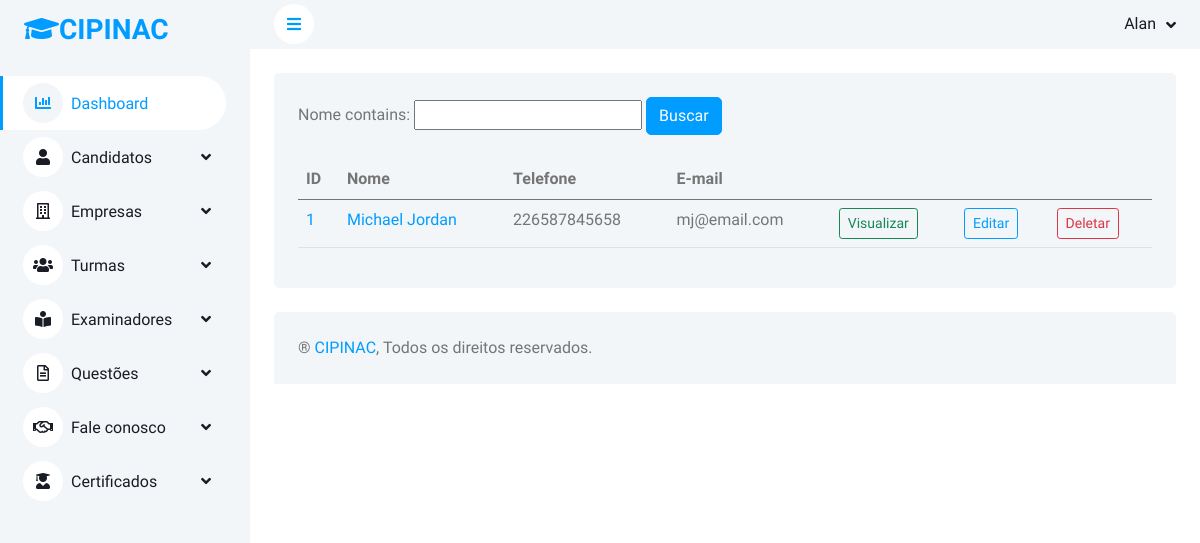
The app's page /buscar/examinador (signed in) with its own data.
### alunos/models.py (models this page shows, shortened)
class Examinador(models.Model):
    nome = models.CharField(max_length=50)
    telefone = models.CharField(max_length=50, null=True, blank=True)
    email = models.EmailField(max_length=50, null=True, blank=True)
    observacoes = models.TextField(null=True, blank=True)

### alunos/views.py (the view)
# urls.py: path('buscar/examinador',views.view_examinador, name="view_examinador"),
@login_required(login_url='index')
def view_examinador(request):
    object_list = Examinador.objects.all()
    examinador_list = ExaminadorFilter(request.GET, queryset=object_list)
    context = {
        'object_list': object_list,
        'filter': examinador_list,
    }
    return render(request, 'view-examinador.html', context)

### templates/view-examinador.html (shortened to what this page needs)
{% extends 'base.html' %}
{% load widget_tweaks %}
{% load static %}
{% block content %}
                    <div class="container-fluid pt-4 px-4">
                        <div class="bg-light rounded h-100 p-4">
                            <form method="get">
                                {{filter.form}}
                                <input type="submit"  class="btn btn-primary" value="Buscar">
                            </form></br>
                        <div class="table-responsive">
                    <table class="table">
                    <thead>
                        <tr>
                            <th>ID</th>
                            <th>Nome</th>
                            <th>Telefone</th>
                            <th>E-mail</th>
                            <th></th>
                            <th></th>
                            <th></th>
                        </tr>
                    </thead>
                    <tbody>
                        {% for examinador in filter.qs %}
                        <tr>
                            <td>
                                <a href="">
                                    {{examinador.id}}
                                </a>
                            </td>
                                <td>
                                    <a href="">
                                        {{examinador.nome}}
                                    </a>
                                </td>
                                <td>
                                    {{examinador.telefone}}
                                </td>
                                <td>
                                    {{examinador.email}}
                                </td>
                            <td>
                                <a href="{% url 'visualizar_examinador' examinador.id %}">
                                    <input type="submit" class="btn btn-outline-success btn-sm" value="Visualizar">
                                </a>
                            </td>
                            <td>
                                <a href="{% url 'update_examinador' examinador.id %}">
                                    <input type="submit" class="btn btn-outline-primary btn-sm" value="Editar">
                                </a>
                            </td>
                            <td>
                                <a href="{% url 'delete_examinador' examinador.id %}">
                                    <input type="submit" class="btn btn-outline-danger btn-sm" value="Deletar">
                                </a>
                            </td>
                        </tr>
                        {% endfor %}
                    </tbody>
                </table>
                         </div>
                     </div>
                 </div>
{% endblock %}

### templates/base.html (shortened to what this page needs)
{% load static %}
<!DOCTYPE html>
<html lang="pt-br">
<head>
    <link href="https://cdnjs.cloudflare.com/ajax/libs/font-awesome/5.10.0/css/all.min.css" rel="stylesheet">
    <link href="https://cdn.jsdelivr.net/npm/bootstrap-icons@1.4.1/font/bootstrap-icons.css" rel="stylesheet">
    <link href="{% static 'assets/css/bootstrap.min.css' %}" rel="stylesheet">
    <link href="{% static 'assets/css/style.css' %}" rel="stylesheet">
</head>
<body>
    <div class="container-xxl position-relative bg-white d-flex p-0">
        <div class="sidebar pe-4 pb-3">
            <nav class="navbar bg-light navbar-light">
                <a href="{% url 'index' %}" class="navbar-brand mx-4 mb-3">
                    <h3 class="text-primary"><i class="fa fa-graduation-cap"></i>CIPINAC</h3>
                </a>
                <div class="navbar-nav w-100">
                    <a href="{% url 'dashboard' %}" class="nav-item nav-link active"><i class="fa fa-chart-bar me-2"></i>Dashboard</a>
                    <div class="nav-item dropdown">
                        <a href="#" class="nav-link dropdown-toggle" data-bs-toggle="dropdown"><i class="fa fa-user me-2"></i>Candidatos</a>
                    </div>
                    <div class="nav-item dropdown">
                        <a href="#" class="nav-link dropdown-toggle" data-bs-toggle="dropdown"><i class="far fa-building me-2"></i>Empresas</a>
                    <div class="nav-item dropdown">
                        <a href="#" class="nav-link dropdown-toggle" data-bs-toggle="dropdown"><i class="far fas fa-users me-2"></i>Turmas</a>
                    </div>
                    <div class="nav-item dropdown">
                        <a href="#" class="nav-link dropdown-toggle" data-bs-toggle="dropdown"><i class="far fas fa-book-reader me-2"></i>Examinadores</a>
                    </div>
                    <div class="nav-item dropdown">
                        <a href="#" class="nav-link dropdown-toggle" data-bs-toggle="dropdown"><i class="far fa-file-alt me-2"></i>Questões</a>
                    </div>
                    <div class="nav-item dropdown">
                        <a href="#" class="nav-link dropdown-toggle" data-bs-toggle="dropdown"><i class="far far fa-handshake me-2"></i>Fale conosco</a>
                    </div>
                    <div class="nav-item dropdown">
                        <a href="#" class="nav-link dropdown-toggle" data-bs-toggle="dropdown"><i class="far far fas fa-user-graduate me-2"></i>Certificados</a>
                    </div>
                </div>
            </nav>
        </div>
        <div class="content">
            <nav class="navbar navbar-expand bg-light navbar-light sticky-top px-4 py-0">
                <a href="#" class="sidebar-toggler flex-shrink-0">
                    <i class="fa fa-bars"></i>
                </a>
                <div class="navbar-nav align-items-center ms-auto">
                    <div class="nav-item dropdown">
                        <a href="#" class="nav-link dropdown-toggle" data-bs-toggle="dropdown">
                            <span class="d-none d-lg-inline-flex">{{request.user.first_name}}</span>
                        </a>
                    </div>
                </div>
            </nav>
                    {% block content %}{% endblock %}
            <div class="container-fluid pt-4 px-4">
                <div class="bg-light rounded-top p-4">
                    <div class="row">
                        <div class="col-12 col-sm-6 text-center text-sm-start">
                            ® <a href="#">CIPINAC</a>, Todos os direitos reservados.
                        </div>
                    </div>
                </div>
            </div>
        </div>
    </div>
</body>
</html>

### static/assets/css/style.css (style rules this page uses)
:root { --primary: #009CFF; --light: #F3F6F9; --dark: #191C24; }
.btn { transition: .5s; }
.btn.btn-primary { color: #FFFFFF; }
.sidebar { position: fixed; top: 0; left: 0; bottom: 0; width: 250px; height: 100vh; overflow-y: auto; background: var(--light); transition: 0.5s; z-index: 999; }
.content { margin-left: 250px; min-height: 100vh; background: #FFFFFF; transition: 0.5s; }
@media (min-width: 992px) { .sidebar { margin-left: 0; } }
@media (min-width: 992px) { .content { width: calc(100% - 250px); } }
.sidebar .navbar .navbar-nav .nav-link { padding: 7px 20px; color: var(--dark); font-weight: 500; border-left: 3px solid var(--light); border-radius: 0 30px 30px 0; outline: none; }
.sidebar .navbar .navbar-nav .nav-link:hover, .sidebar .navbar .navbar-nav .nav-link.active { color: var(--primary); background: #FFFFFF; border-color: var(--primary); }
.sidebar .navbar .navbar-nav .nav-link i { width: 40px; height: 40px; display: inline-flex; align-items: center; justify-content: center; background: #FFFFFF; border-radius: 40px; }
.sidebar .navbar .navbar-nav .nav-link:hover i, .sidebar .navbar .navbar-nav .nav-link.active i { background: var(--light); }
.sidebar .navbar .dropdown-toggle::after { position: absolute; top: 15px; right: 15px; border: none; content: "\f107"; font-family: "Font Awesome 5 Free"; font-weight: 900; transition: .5s; }
.content .navbar .navbar-nav .nav-link { margin-left: 25px; padding: 12px 0; color: var(--dark); outline: none; }
.content .navbar .sidebar-toggler, .content .navbar .navbar-nav .nav-link i { width: 40px; height: 40px; display: inline-flex; align-items: center; justify-content: center; background: #FFFFFF; border-radius: 40px; }
.content .navbar .dropdown-toggle::after { margin-left: 6px; vertical-align: middle; border: none; content: "\f107"; font-family: "Font Awesome 5 Free"; font-weight: 900; transition: .5s; }

### records on screen
Examinador: id "1", nome "Michael Jordan", telefone "226587845658", email "mj@email.com"

### other values on screen
{{ request.user.first_name }} "Alan"
